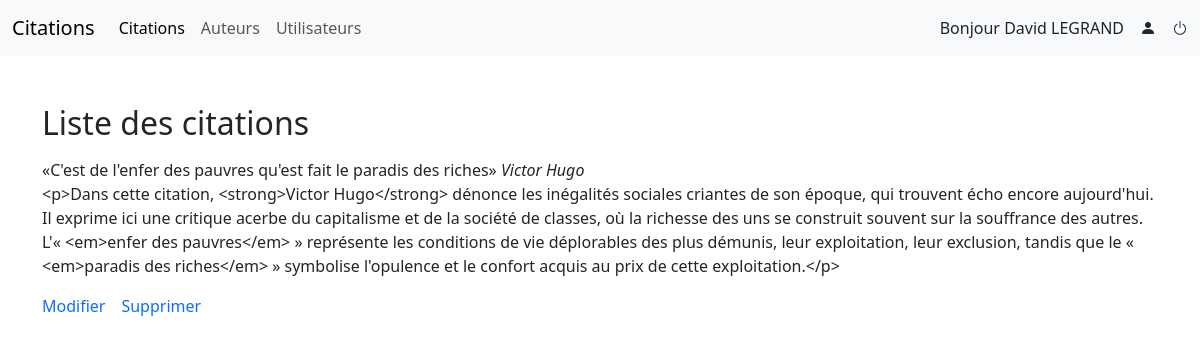
Screenshot of /index.php?controller=quotes&action=oneQuote&id=1 (signed in) with the database file from the repository.
### tables this page shows
CREATE TABLE `quotes` (
  `id` int(11) NOT NULL,
  `quote` varchar(256) NOT NULL,
  `explanation` text DEFAULT NULL,
  `authors_id` int(11) DEFAULT NULL
);

CREATE TABLE `authors` (
  `id` int(11) NOT NULL,
  `author` varchar(128) NOT NULL,
  `birthday` date NOT NULL,
  `deathday` date DEFAULT NULL,
  `biography` text DEFAULT NULL,
  `src` varchar(256) DEFAULT NULL
);

### controller/quotes/oneQuote.controller.php (called while the page is built, shortened)
<?php
$quote = getOneQuote($pdo, $_GET['id']);
require_once ROOT .'/view/template/quotes/one.view.php';

### controller/quotes/index.php (called while the page is built, shortened)
<?php
require_once ROOT . '/model/quotes.model.php';
if (isset($_GET['action'])){
    switch ($_GET['action']){
        case 'allQuotes':
        case 'oneQuote':
        case 'createQuote':
        case 'updateQuote':
        case 'deleteQuote':
            $action = $_GET['action'];
            break;
    }
}else {
    $action = 'allQuotes';
}
require_once ROOT .'/controller/quotes/' . $action . '.controller.php';

### public/index.php (called while the page is built, shortened)
<?php
if(isset($_GET['controller'])){
    switch($_GET['controller']){
        case 'quotes':
        case 'users':
        case 'authors' :
        case 'authentification' :
            $controller = $_GET['controller'];
            break;
    }
}else{
    $controller = 'quotes';
}
require_once ROOT . '/controller/' . $controller . '/index.php';

### model/quotes.model.php (called while the page is built, shortened)
<?php
function getOneQuote(PDO $pdo, int $id) : array|false
{
    $sql = "SELECT *, authors.author FROM quotes  LEFT JOIN authors ON quotes.authors_id = authors.id  WHERE quotes.id = ? ";
    $q = $pdo->prepare($sql);
    $q->execute([$id]);
    $oneQuote = $q->fetch();
    return $oneQuote;
}

### view/template/quotes/one.view.php (the view, shortened to what this page needs)
<div class="quote my-3">
    <q><?= htmlspecialchars($quote['quote']) ?></q>
    <cite><?= htmlspecialchars($quote['author']) ?></cite>
    <div class="explanation"><?= htmlspecialchars($quote['explanation']) ?></div>
</div>
<div class="actions d-flex gap-3">
    <a href="index.php?controller=quotes&action=updateQuote&id=<?= htmlspecialchars($_GET['id']) ?>">Modifier</a>
    <a href="index.php?controller=quotes&action=deleteQuote&id=<?= htmlspecialchars($_GET['id']) ?>">Supprimer</a>
</div>
<?php
require_once ROOT . '/view/layout.view.php';

### public/css/style.css (style rules this page uses)
.actions a { text-decoration: none; }

### rows the page displays
quotes: quote "C'est de l'enfer des pauvres qu'est fait le paradis des riches", authors.author "Victor Hugo", explanation "<p>Dans cette citation, <strong>Victor Hugo</strong> dénonce les inégalités sociales criantes de son époque, qui trouvent écho encore aujourd'hui. Il exprime ici une critique acerbe du capitalisme et de la société de classes, où la richesse des uns se construit souvent sur la souffrance des autres. L'« <em>enfer des pauvres</em> » représente les conditions de vie déplorables des plus démunis, leur exploitation, leur exclusion, tandis que le « <em>paradis des riches</em> » symbolise l'opulence et le confort acquis au prix de cette exploitation.</p>"

### other values shown
$_SESSION['profile']['firstname'] "David"
$_SESSION['profile']['lastname'] "LEGRAND"
$title "Liste des citations"
